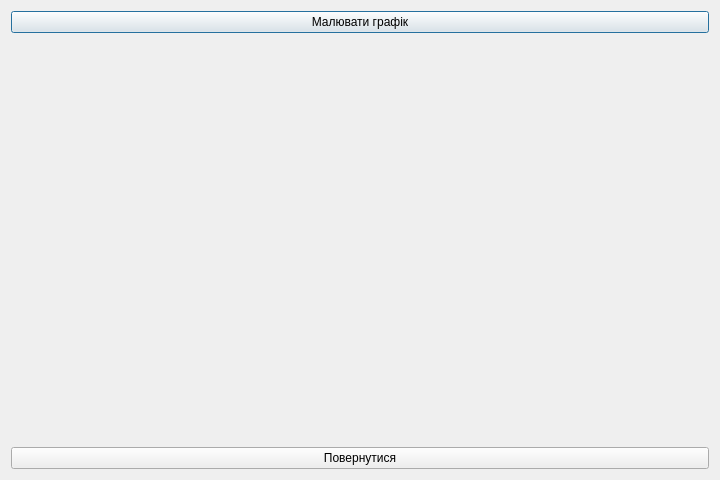
<?xml version="1.0" encoding="UTF-8"?>
<ui version="4.0">
 <class>My_achievements</class>
 <widget class="QDialog" name="My_achievements">
  <property name="geometry">
   <rect>
    <x>0</x>
    <y>0</y>
    <width>720</width>
    <height>480</height>
   </rect>
  </property>
  <property name="windowTitle">
   <string>Мої досягнення</string>
  </property>
  <layout class="QVBoxLayout" name="verticalLayout">
   <item>
    <widget class="QPushButton" name="pushButton_2">
     <property name="text">
      <string>Малювати графік</string>
     </property>
    </widget>
   </item>
   <item>
    <widget class="QCustomPlot" name="widget">
     <property name="text">
      <string/>
     </property>
    </widget>
   </item>
   <item>
    <widget class="QPushButton" name="pushButton">
     <property name="text">
      <string>Повернутися</string>
     </property>
    </widget>
   </item>
  </layout>
 </widget>
 <customwidgets>
  <customwidget>
   <class>QCustomPlot</class>
   <extends>QLabel</extends>
   <header>qcustomplot.h</header>
  </customwidget>
 </customwidgets>
 <resources/>
 <connections/>
</ui>
